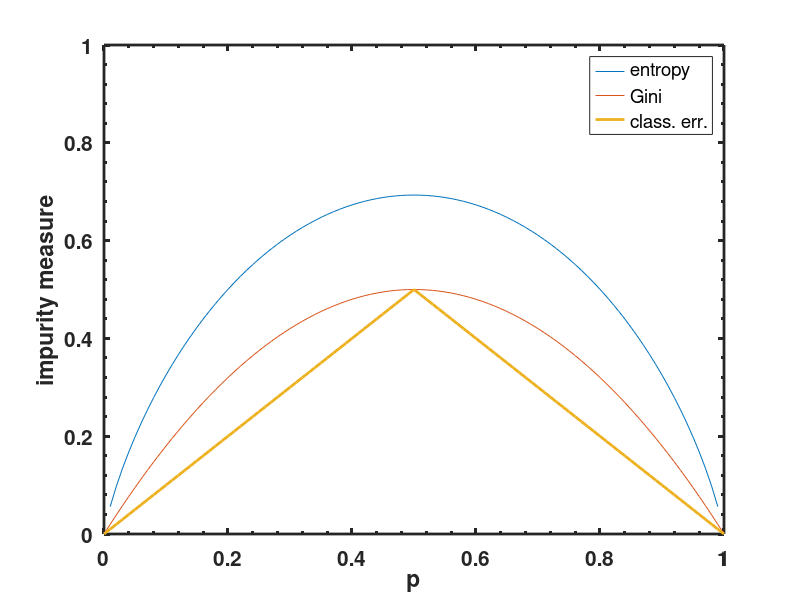

Write the MATLAB code that produced this figure. (Note: this script raises an error after producing the figure.)
clear all
close all

p = 0: 0.01: 1;

entropy = -p.*log(p) - (1-p).*log(1-p);

Gini = 1 - p.^2 - (1- p).^2;

ClassifyError = 1 - max(p, 1 - p);

figure(1)

plot(p, entropy, p, Gini, p, ClassifyError,'linewidth',2);
xlim([0 1])
ylim([0 1])
xlabel('p')
ylabel('impurity measure')
legend('entropy','Gini','class. err.')
set(gca,'linewidth',2,'fontsize',15,'fontweight','bold','plotboxaspectratiomode','auto','xminortick','on','yminortick','on','TickLength',[0.04;0.02]);
pbaspect([1 1 1])